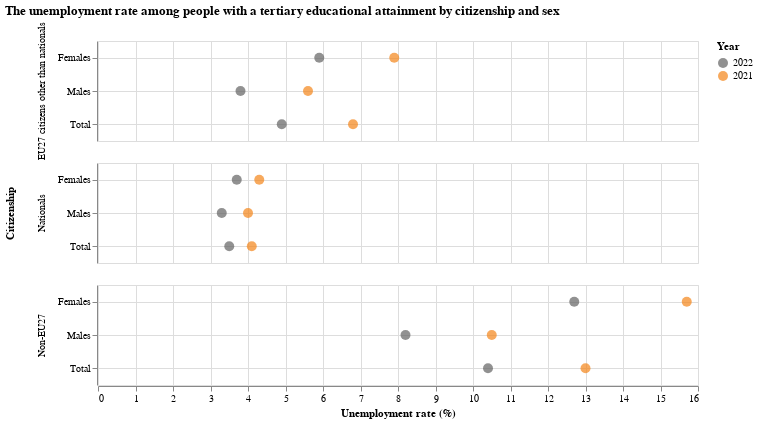

Notebook source saved alongside this figure:
### Code cell
dom= [2022,2021]
rng= ['#636363','#F48518']

alt.Chart(up_tert).mark_point(filled=True, size=100).encode(
    alt.X("Rate", title="Unemployment rate (%)"),
    alt.Y('Type:N', axis=alt.Axis(grid=True), title=None),
    alt.Color('Year:N', scale=alt.Scale(domain=dom, range=rng)),
    alt.Row('Citizenship:N', title="Citizenship")
).properties(
    width=600,
    height=100,
    title = "The unemployment rate among people with a tertiary educational attainment by citizenship and sex"
)

### Figure 1 — Vega-Lite specification as saved in the notebook (floating-point values rounded to 4 significant figures)
{"config": {"view": {"continuousWidth": 400, "continuousHeight": 300}}, "data": {"name": "data-028370df8d32993dec354e2f8ed4abb4"}, "mark": {"type": "point", "filled": true, "size": 100}, "encoding": {"color": {"type": "nominal", "field": "Year", "scale": {"domain": [2022, 2021], "range": ["#636363", "#F48518"]}}, "row": {"type": "nominal", "field": "Citizenship", "title": "Citizenship"}, "x": {"type": "quantitative", "field": "Rate", "title": "Unemployment rate (%)"}, "y": {"type": "nominal", "axis": {"grid": true}, "field": "Type", "title": null}}, "height": 100, "title": "The unemployment rate among people with a tertiary educational attainment by citizenship and sex", "width": 600, "$schema": "https://vega.github.io/schema/vega-lite/v4.8.1.json", "datasets": {"data-028370df8d32993dec354e2f8ed4abb4": [{"Citizenship": "Non-EU27", "Rate": 13.0, "Year": 2021, "Type": "Total"}, {"Citizenship": "Non-EU27", "Rate": 10.5, "Year": 2021, "Type": "Males"}, {"Citizenship": "Non-EU27", "Rate": 15.7, "Year": 2021, "Type": "Females"}, {"Citizenship": "Nationals ", "Rate": 4.1, "Year": 2021, "Type": "Total"}, {"Citizenship": "Nationals ", "Rate": 4.0, "Year": 2021, "Type": "Males"}, {"Citizenship": "Nationals ", "Rate": 4.3, "Year": 2021, "Type": "Females"}, {"Citizenship": "EU27 citizens other than nationals", "Rate": 6.8, "Year": 2021, "Type": "Total"}, {"Citizenship": "EU27 citizens other than nationals", "Rate": 5.6, "Year": 2021, "Type": "Males"}, {"Citizenship": "EU27 citizens other than nationals", "Rate": 7.9, "Year": 2021, "Type": "Females"}, {"Citizenship": "Non-EU27", "Rate": 10.4, "Year": 2022, "Type": "Total"}, {"Citizenship": "Non-EU27", "Rate": 8.2, "Year": 2022, "Type": "Males"}, {"Citizenship": "Non-EU27", "Rate": 12.7, "Year": 2022, "Type": "Females"}, {"Citizenship": "Nationals ", "Rate": 3.5, "Year": 2022, "Type": "Total"}, {"Citizenship": "Nationals ", "Rate": 3.3, "Year": 2022, "Type": "Males"}, {"Citizenship": "Nationals ", "Rate": 3.7, "Year": 2022, "Type": "Females"}, {"Citizenship": "EU27 citizens other than nationals", "Rate": 4.9, "Year": 2022, "Type": "Total"}, {"Citizenship": "EU27 citizens other than nationals", "Rate": 3.8, "Year": 2022, "Type": "Males"}, {"Citizenship": "EU27 citizens other than nationals", "Rate": 5.9, "Year": 2022, "Type": "Females"}]}}
